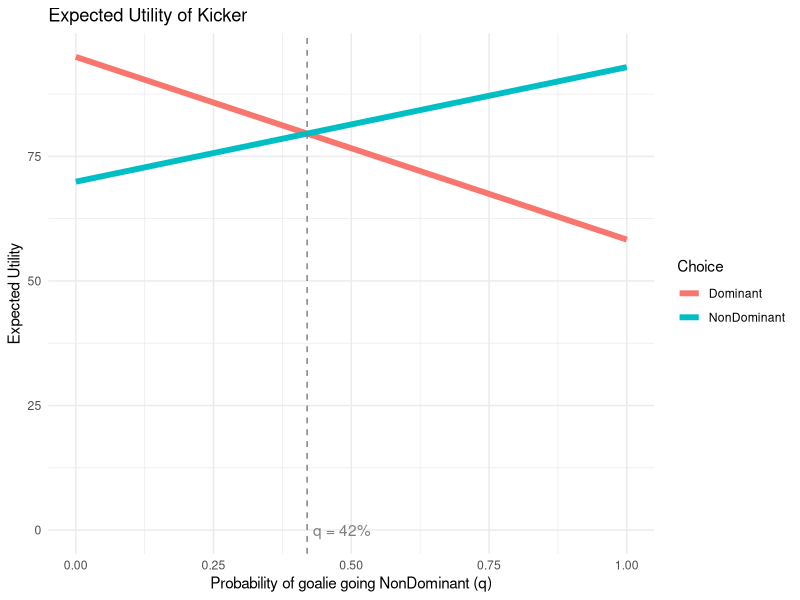
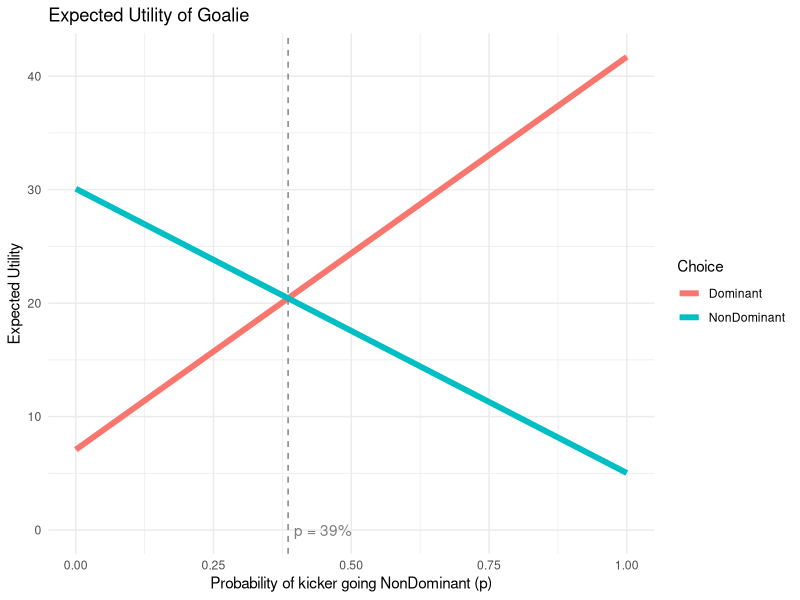

Source code (R) for these figures, in order:
## ---- chunk 1
#| echo: false
# Load necessary libraries
library(ggplot2)

# Define the expected utility functions for Streets and Park
U_Dominant <- function(q) {
  58.3*q + 94.97*(1-q)
}

U_NonDominant <- function(q) {
  92.91*q + 69.92*(1-q)
}

# Generate a sequence of values for d from 0 to 1
q_values <- seq(0, 1, length.out = 100)

# Compute the expected utilities for each value of d
dominant_utilities <- U_Dominant(q_values)
nondominant_utilities <- U_NonDominant(q_values)

# Create a data frame for plotting
data <- data.frame(q = q_values, Dominant = dominant_utilities, NonDominant = nondominant_utilities)

# Plot the expected utilities and indicate the best response threshold
ggplot(data, aes(x = q)) +
  geom_line(aes(y = Dominant, color = "Dominant"), linewidth = 2) +
  geom_line(aes(y = NonDominant, color = "NonDominant"), linewidth = 2) +
  geom_vline(xintercept = 0.4198, linetype = "dashed", color = "grey50") +
  annotate("text", x =  0.4198, y = 0, label = "q = 42%", hjust = -0.1, color = "grey50") +
  labs(title = "Expected Utility of Kicker",
       x = "Probability of goalie going NonDominant (q)",
       y = "Expected Utility",
       color = "Choice") +
  theme_minimal()
## ---- chunk 2
#| echo: false

U_Dominant <- function(p) {
  41.7*p + 7.09*(1-p)
}

U_NonDominant <- function(p) {
  5.03*p + 30.08*(1-p)
}
# Generate a sequence of values for d from 0 to 1
p_values <- seq(0, 1, length.out = 100)

# Compute the expected utilities for each value of d
dominant_utilities <- U_Dominant(p_values)
nondominant_utilities <- U_NonDominant(p_values)

# Create a data frame for plotting
data <- data.frame(p = p_values, Dominant = dominant_utilities, NonDominant = nondominant_utilities)

# Plot the expected utilities and indicate the best response threshold
ggplot(data, aes(x = p)) +
  geom_line(aes(y = Dominant, color = "Dominant"), linewidth = 2) +
  geom_line(aes(y = NonDominant, color = "NonDominant"), linewidth = 2) +
  geom_vline(xintercept = 0.3853, linetype = "dashed", color = "grey50") +
  annotate("text", x = 0.3853, y = 0, label = "p = 39%", hjust = -0.1, color = "grey50") +
  labs(title = "Expected Utility of Goalie",
       x = "Probability of kicker going NonDominant (p)",
       y = "Expected Utility",
       color = "Choice") +
  theme_minimal()
